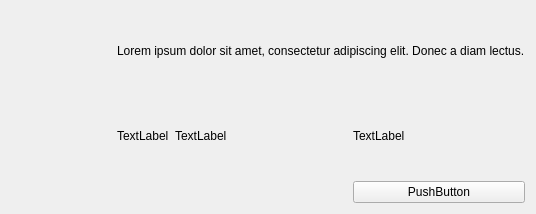
<?xml version="1.0" encoding="UTF-8"?>
<ui version="4.0">
 <comment>
 Copyright (C) 2015 Yannick Mueller

 This file is part of longscroll-qt.

 longscroll-qt is free software; you can redistribute it and/or modify it under
 the terms of the GNU Affero General Public License as published by the Free
 Software Foundation; either version 3, or (at your option) any later
 version.

 longscroll-qt is distributed in the hope that it will be useful, but WITHOUT ANY
 WARRANTY; without even the implied warranty of MERCHANTABILITY or
 FITNESS FOR A PARTICULAR PURPOSE.  See the GNU Affero General Public License
 for more details.

 You should have received a copy of the GNU Affero General Public License
 along with longscroll-qt.  If not see http://www.gnu.org/licenses/.
 </comment>
 <class>ItemType1</class>
 <widget class="QWidget" name="ItemType1">
  <property name="geometry">
   <rect>
    <x>0</x>
    <y>0</y>
    <width>536</width>
    <height>214</height>
   </rect>
  </property>
  <property name="windowTitle">
   <string>Form</string>
  </property>
  <layout class="QHBoxLayout" name="horizontalLayout" stretch="0,0">
   <item>
    <widget class="ImageWidget" name="imageWidget" native="true"/>
   </item>
   <item>
    <layout class="QGridLayout" name="gridLayout">
     <item row="1" column="0">
      <widget class="QLabel" name="label_3">
       <property name="sizePolicy">
        <sizepolicy hsizetype="Maximum" vsizetype="Preferred">
         <horstretch>0</horstretch>
         <verstretch>0</verstretch>
        </sizepolicy>
       </property>
       <property name="text">
        <string>TextLabel</string>
       </property>
      </widget>
     </item>
     <item row="1" column="1">
      <widget class="QLabel" name="label_4">
       <property name="text">
        <string>TextLabel</string>
       </property>
      </widget>
     </item>
     <item row="1" column="2">
      <widget class="QLabel" name="label_5">
       <property name="text">
        <string>TextLabel</string>
       </property>
      </widget>
     </item>
     <item row="0" column="0" colspan="3">
      <widget class="QLabel" name="label_2">
       <property name="text">
        <string>Lorem ipsum dolor sit amet, consectetur adipiscing elit. Donec a diam lectus.</string>
       </property>
      </widget>
     </item>
     <item row="2" column="0" colspan="2">
      <layout class="QHBoxLayout" name="horizontalLayout_2">
       <item>
        <widget class="QLabel" name="label_6">
         <property name="pixmap">
          <pixmap>:/icon1</pixmap>
         </property>
        </widget>
       </item>
       <item>
        <widget class="QLabel" name="label_7">
         <property name="pixmap">
          <pixmap>:/icon2</pixmap>
         </property>
        </widget>
       </item>
       <item>
        <widget class="QLabel" name="label_8">
         <property name="pixmap">
          <pixmap>:/icon3</pixmap>
         </property>
        </widget>
       </item>
       <item>
        <widget class="QLabel" name="label_9">
         <property name="pixmap">
          <pixmap>:/icon4</pixmap>
         </property>
        </widget>
       </item>
       <item>
        <widget class="QLabel" name="label_10">
         <property name="pixmap">
          <pixmap>:/icon5</pixmap>
         </property>
        </widget>
       </item>
       <item>
        <spacer name="horizontalSpacer">
         <property name="orientation">
          <enum>Qt::Horizontal</enum>
         </property>
         <property name="sizeHint" stdset="0">
          <size>
           <width>40</width>
           <height>20</height>
          </size>
         </property>
        </spacer>
       </item>
      </layout>
     </item>
     <item row="2" column="2">
      <widget class="QPushButton" name="pushButton">
       <property name="text">
        <string>PushButton</string>
       </property>
      </widget>
     </item>
    </layout>
   </item>
  </layout>
 </widget>
 <customwidgets>
  <customwidget>
   <class>ImageWidget</class>
   <extends>QWidget</extends>
   <header location="global">longscroll-qt/imagewidget.h</header>
   <container>1</container>
  </customwidget>
 </customwidgets>
 <resources/>
 <connections/>
</ui>
